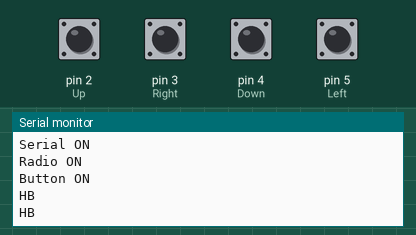
Bench run of a sketch on a simulated Arduino Uno, built with avr-gcc and run on an emulated ATmega328P. Parts: the last lines printed to the serial monitor. Inputs (shaded band) come from the test bench; at power-on: pin 2 (Up), pin 3 (Right), pin 4 (Down), pin 5 (Left) HIGH. No radio packets arrive unless stated.

Above: at 2.2 s.
2.3 s: pin 2 (Up) pulled LOW for 0.15 s
3.9 s: pin 3 (Right) pulled LOW for 0.15 s
At 4.8 s:
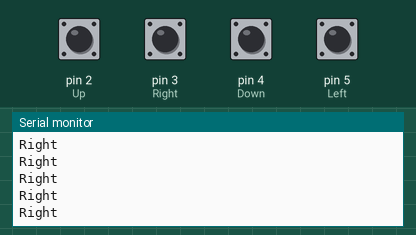
5.5 s: pin 4 (Down) pulled LOW for 0.15 s
7.1 s: pin 5 (Left) pulled LOW for 0.15 s
At 7.9 s:
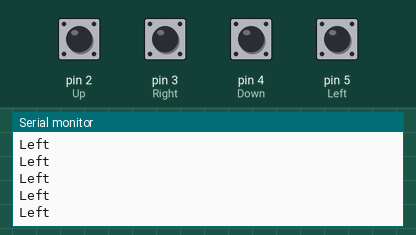
8.7 s: pin 3 (Right) driven LOW
At 9.7 s:
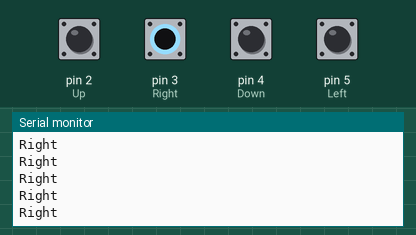
11.7 s: pin 3 (Right) driven HIGH and pin 4 (Down) driven LOW
At 12.2 s:
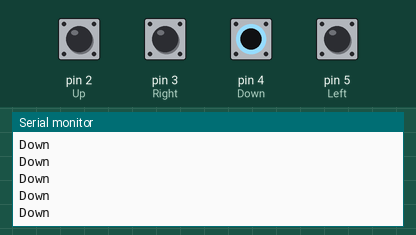

The sketch:

transmit.ino
```cpp
#include <SPI.h>
#include <RF24.h>

// CE와 CSN 핀 정의 (아두이노 보드에 따라 변경 가능)
#define CE_PIN   9
#define CSN_PIN  10

const int Up = 2;
const int Right = 3;
const int Down = 4;
const int Left = 5;

// RF24 객체 생성
RF24 radio(CE_PIN, CSN_PIN);
unsigned long lastSendTime = 0;

// 수신 주소 설정 (바이트 배열로 정의)
const byte address[6] = {'R','x','A','A','A'};
const byte router_address[6]= {'R','x','C','C','C'};

void setup() {
  // 시리얼 통신 시작
  Serial.begin(9600);
  Serial.println("Serial ON");
  delay(500);
  // RF24 모듈 초기화
  radio.begin();
  radio.openWritingPipe(router_address); // 송신 파이프 열기
  radio.setPALevel(RF24_PA_MAX);  // 전송 전력 설정
  radio.stopListening();          // 송신 모드 설정
  Serial.println("Radio ON");
  delay(500);

  pinMode(Up, INPUT_PULLUP);
  pinMode(Right, INPUT_PULLUP);
  pinMode(Down, INPUT_PULLUP);
  pinMode(Left, INPUT_PULLUP);
  Serial.println("Button ON");
}

void loop() {
  WriteRF();
}

void WriteRF(){
  if(digitalRead(Up) == LOW){
    radio.write("Up", sizeof("Up"));
    Serial.println("Up");
  }
  if(digitalRead(Right) == LOW){
    radio.write("Right", sizeof("Right"));
    Serial.println("Right");
  }
  if(digitalRead(Down)== LOW){
    radio.write("Down", sizeof("Down"));
    Serial.println("Down");
  }
  if(digitalRead(Left) == LOW){
    radio.write("Left", sizeof("Left"));
    Serial.println("Left");
  }
  if(millis() - lastSendTime >= 1000){
    radio.write("HB", sizeof("HB"));
    lastSendTime = millis();
    Serial.println("HB");
  }
}
```

Measured:
- after the input at 3.9 s, the serial monitor: prints a new line at once (image 1)
- after the input at 7.1 s, the serial monitor: prints a new line at once (image 2)
- after the input at 8.7 s, the serial monitor: prints a new line at once (image 3)
- after the input at 11.7 s, the serial monitor: prints a new line after 0.07 s (image 4)
